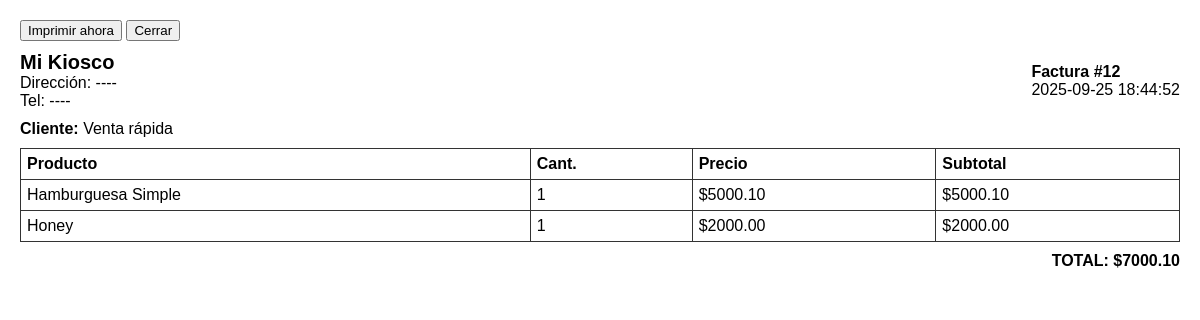
Screenshot of /dashboard/factura/12/print with the database file from the repository.
### tables this page shows
CREATE TABLE facturas (
    id_factura INTEGER PRIMARY KEY AUTOINCREMENT,
    id_cliente INTEGER NOT NULL,
    fecha TEXT NOT NULL,
    total REAL NOT NULL,
    FOREIGN KEY (id_cliente) REFERENCES clientes(id_cliente)
);

CREATE TABLE detalle_factura (
    id_detalle INTEGER PRIMARY KEY AUTOINCREMENT,
    id_factura INTEGER NOT NULL,
    id_producto INTEGER NOT NULL,
    cantidad INTEGER NOT NULL,
    precio_unitario REAL NOT NULL,
    subtotal REAL NOT NULL, metodo_pago TEXT,
    FOREIGN KEY (id_factura) REFERENCES facturas(id_factura),
    FOREIGN KEY (id_producto) REFERENCES productos(id_producto)
);

CREATE TABLE productos (
    id_producto INTEGER PRIMARY KEY AUTOINCREMENT,
    descripcion TEXT NOT NULL,
    precio REAL NOT NULL,
    stock INTEGER NOT NULL
, margen_ganancia REAL DEFAULT 0, precio_costo REAL DEFAULT 0, codigo_barras TEXT);

### app.py (the view)
@app.route('/dashboard/factura/<int:id>/print')
def print_factura(id):
    tipo = request.args.get('type', 'invoice')
    try:
        copies = int(request.args.get('copies', 1))
    except:
        copies = 1
    conn = get_db_connection()
    factura = conn.execute("""SELECT f.id_factura, f.fecha, f.total, c.nombre
                              FROM facturas f
                              LEFT JOIN clientes c ON f.id_cliente = c.id_cliente
                              WHERE f.id_factura = ?""", (id,)).fetchone()
    detalles = conn.execute("""SELECT d.cantidad, d.precio_unitario, d.subtotal, p.descripcion, d.metodo_pago
                               FROM detalle_factura d
                               JOIN productos p ON d.id_producto = p.id_producto
                               WHERE d.id_factura = ?""", (id,)).fetchall()
    conn.close()
    if not factura:
        flash('Factura no encontrada', 'danger')
        return redirect(url_for('listado_facturas'))
    return render_template('print_factura.html', factura=factura, detalles=detalles, tipo=tipo, copies=copies)

### app.py (called while the page is built)
def get_db_connection():
    db_path = os.path.join(os.path.dirname(__file__), 'basededatosflask.db')
    conn = sqlite3.connect(db_path)
    conn.row_factory = sqlite3.Row
    return conn

### templates/print_factura.html (shortened to what this page needs)
<!DOCTYPE html>
<html>
<head>
</head>
<body class="{{ 'invoice' if tipo == 'invoice' else 'receipt' }}">
<div class="no-print" style="margin-bottom:10px;">
    <button onclick="window.print()">Imprimir ahora</button>
    <button onclick="window.close()">Cerrar</button>
</div>
{% if tipo == 'invoice' %}
<div class="invoice">
    <div class="header">
        <div>
            <h1>Mi Kiosco</h1>
            <div>Dirección: ----</div>
            <div>Tel: ----</div>
        </div>
        <div>
            <strong>Factura #{{ factura.id_factura }}</strong>
            <div>{{ factura.fecha }}</div>
        </div>
    </div>
    <div style="margin-top:10px;">
        <strong>Cliente:</strong> {{ factura.cliente if factura.cliente else 'Venta rápida' }}
    </div>
    <table>
        <thead>
            <tr>
                <th>Producto</th>
                <th>Cant.</th>
                <th>Precio</th>
                <th>Subtotal</th>
            </tr>
        </thead>
        <tbody>
            {% for d in detalles %}
            <tr>
                <td>{{ d.descripcion }}</td>
                <td>{{ d.cantidad }}</td>
                <td>${{ "%.2f"|format(d.precio_unitario) }}</td>
                <td>${{ "%.2f"|format(d.subtotal) }}</td>
            </tr>
            {% endfor %}
        </tbody>
    </table>
    <div class="total">TOTAL: ${{ "%.2f"|format(factura.total) }}</div>
</div>
{% endif %}
</body>
</html>

### templates/print_factura.html (style rules this page uses)
body.invoice { font-family: Arial, sans-serif; margin: 20px; }
.invoice .header { display: flex; justify-content: space-between; align-items: center; }
.invoice h1 { margin: 0; font-size: 20px; }
.invoice table { width: 100%; border-collapse: collapse; margin-top: 10px; }
.invoice th, .invoice td { border: 1px solid #333; padding: 6px; text-align: left; }
.invoice .total { text-align: right; font-weight: bold; margin-top: 10px; }

### rows the page displays
facturas: id_factura "12", fecha "2025-09-25 18:44:52", total "7000.10"
detalle_factura: descripcion "Hamburguesa Simple", cantidad "1", precio_unitario "5000.10", subtotal "5000.10"
detalle_factura: descripcion "Honey", cantidad "1", precio_unitario "2000.00", subtotal "2000.00"

### other values shown
{{ factura.cliente if factura.cliente else 'Venta rápida' }} "Venta rápida"
